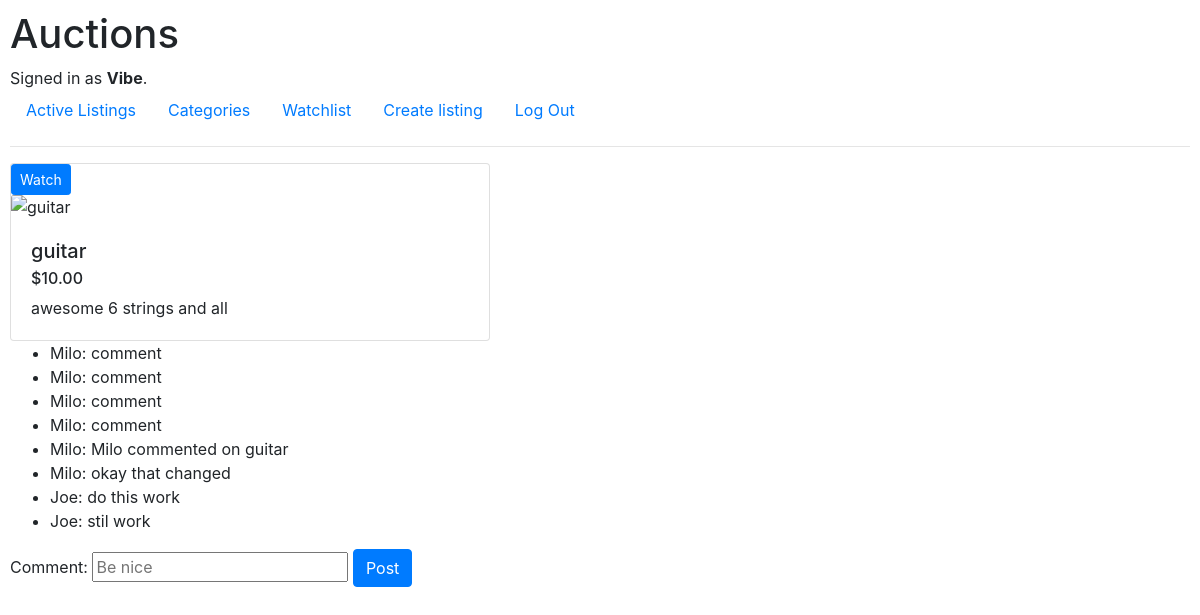
The app's page /2 (signed in) with its own data.
### auctions/models.py (models this page shows, shortened)
class User(AbstractUser):
    pass

class Listing(models.Model):
    id = models.AutoField(primary_key=True)
    title = models.CharField(max_length=150)
    description = models.CharField(max_length=300, blank=True)
    image = models.CharField(max_length=200, blank=True)
    price = models.DecimalField(max_digits=9, decimal_places=2)
    seller = models.ForeignKey(User, on_delete=models.CASCADE, related_name="seller")
    category = models.ForeignKey(Category, blank=True, null=True, on_delete=models.CASCADE, related_name="category")
    date_created = models.DateTimeField(default=timezone.now)
    is_active = models.BooleanField(default=True)
    watch = models.ManyToManyField(User, blank=True, related_name="watchlist")
    def is_watching(self, user):
        return user in self.watch.all()

class Comments(models.Model):
    id = models.AutoField(primary_key=True)
    comment = models.CharField(max_length=200)
    user = models.ForeignKey(User, on_delete=models.PROTECT, related_name="user_comment")
    item = models.ForeignKey(Listing, on_delete=models.PROTECT, related_name="item_comment")
    date_comment = models.DateTimeField(default=timezone.now)
    def __str__(self):
        return f"{self.user}: {self.comment}"

### auctions/views.py (the view, shortened to what this page needs)
# urls.py: path("<int:pk>", views.listing, name="listing"),
@login_required
def listing(request, pk):
    item = Listing.objects.get(pk=pk)
    user = request.user
    return render(request, "auctions/listing.html", {
        "item": item,
        "comments": Comments.objects.filter(item_id=pk),
        "new_comment": CommentsForm(),
        "watching": item.is_watching(user),
    })

### auctions/forms.py
class CommentsForm(forms.ModelForm):
    class Meta:
        model = Comments
        fields = ["comment"]
        widgets = {
            "comment": forms.TextInput(attrs={"class": "form-controle", "placeholder": "Be nice"}),
        }

### auctions/templates/auctions/listing.html (shortened to what this page needs)
{% extends "auctions/layout.html" %}
{% block body %}
    <div class="card" style="width: 30rem;">
        <div>
            <form action="{% url 'listing' item.pk %}", method="post">
                {% if watching %}
                <button type="submit", name="item_id", value="{{ item.id }}", class=" btn btn-danger btn-sm">Watching</button>
                {% else %}
                <button type="submit", name="item_id", value="{{ item.id }}", class=" btn btn-primary btn-sm">Watch</button>
                {% endif %}
            </form>
        </div>
        <img src="{{ item.image }}" class="card-img-top" alt="{{ item.title }}">
        <div class="card-body">
            <h5 class="card-title">{{ item.title }}</h5>
            <h6 class="card-subtitle mb-2 text-body-secondaty">${{ item.price }}</h6>
            <p class="card-text">{{ item.description }}</p>
        </div>
    </div>
<div>
    <div class="show_comments">
        <ul>
        {% for comment in comments %}
        <li> {{ comment }} </li>
        {% empty %}
        <li> No comments </li>
        {% endfor %}
    </div>
    <div class="form-group">
        <form action="{% url 'listing' item.pk %}", method="post">
            {{ new_comment }}
            <button type="submit" class="btn btn-primary">Post</button>
        </form>
    </div>
</div>
{% endblock %}

### auctions/templates/auctions/layout.html (shortened to what this page needs)
{% load static %}
<!DOCTYPE html>
<html lang="en">
    <head>
        <link rel="stylesheet" href="https://stackpath.bootstrapcdn.com/bootstrap/4.4.1/css/bootstrap.min.css">
        <link href="{% static 'auctions/styles.css' %}" rel="stylesheet">
    </head>
    <body>
        <h1>Auctions</h1>
        <div>
            {% if user.is_authenticated %}
                Signed in as <strong>{{ user.username }}</strong>.
            {% else %}
                Not signed in.
            {% endif %}
        </div>
        <ul class="nav">
            <li class="nav-item">
                <a class="nav-link" href="{% url 'index' %}">Active Listings</a>
            </li>
            {% if user.is_authenticated %}
                <li class="nav-item">
                    <a class="nav-link" href="{% url 'categories' %}">Categories</a>
                </li>
                <li class="nav-item">
                    <a class="nav-link" href="{% url 'watchlist' %}">Watchlist</a>
                </li>
                <li class="nav-item">
                    <a class="nav-link" href="{% url 'create' %}">Create listing</a>
                </li>
                <li class="nav-item">
                    <a class="nav-link" href="{% url 'logout' %}">Log Out</a>
                </li>
            {% endif %}
        </ul>
        <hr>
        {% block body %}
        {% endblock %}
    </body>
</html>

### auctions/static/auctions/styles.css (style rules this page uses)
body { padding: 10px; }

### records on screen
User: username "Vibe"
Listing: title "guitar", price "10.00", description "awesome 6 strings and all"
Comments: user+comment "Milo: comment"
Comments: user+comment "Milo: comment"
Comments: user+comment "Milo: comment"
Comments: user+comment "Milo: comment"
Comments: user+comment "Milo: Milo commented on guitar"
Comments: user+comment "Milo: okay that changed"
Comments: user+comment "Joe: do this work"
Comments: user+comment "Joe: stil work"
